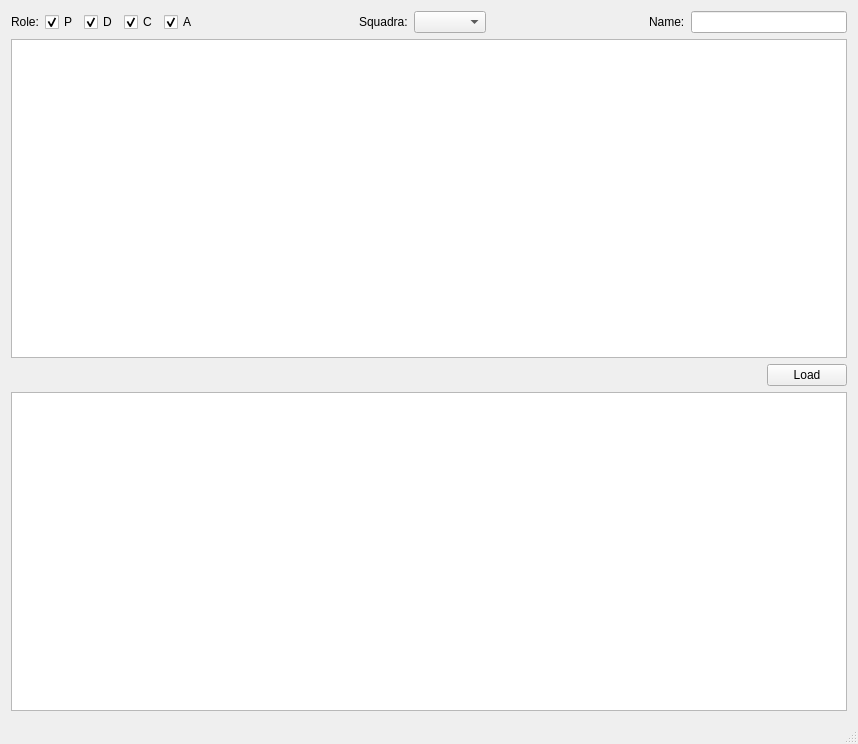
<?xml version="1.0" encoding="UTF-8"?>
<ui version="4.0">
 <class>MainWindow</class>
 <widget class="QMainWindow" name="MainWindow">
  <property name="geometry">
   <rect>
    <x>0</x>
    <y>0</y>
    <width>858</width>
    <height>744</height>
   </rect>
  </property>
  <property name="windowTitle">
   <string>MainWindow</string>
  </property>
  <widget class="QWidget" name="centralWidget">
   <layout class="QVBoxLayout" name="verticalLayout">
    <item>
     <layout class="QHBoxLayout" name="horizontalLayout_4">
      <item>
       <widget class="QLabel" name="label">
        <property name="text">
         <string>Role:</string>
        </property>
       </widget>
      </item>
      <item>
       <widget class="QCheckBox" name="checkBox_goalkeeper">
        <property name="maximumSize">
         <size>
          <width>40</width>
          <height>16777215</height>
         </size>
        </property>
        <property name="text">
         <string>P</string>
        </property>
        <property name="checked">
         <bool>true</bool>
        </property>
       </widget>
      </item>
      <item>
       <widget class="QCheckBox" name="checkBox_defender">
        <property name="maximumSize">
         <size>
          <width>40</width>
          <height>16777215</height>
         </size>
        </property>
        <property name="text">
         <string>D</string>
        </property>
        <property name="checked">
         <bool>true</bool>
        </property>
       </widget>
      </item>
      <item>
       <widget class="QCheckBox" name="checkBox_midfield">
        <property name="maximumSize">
         <size>
          <width>40</width>
          <height>16777215</height>
         </size>
        </property>
        <property name="text">
         <string>C</string>
        </property>
        <property name="checked">
         <bool>true</bool>
        </property>
       </widget>
      </item>
      <item>
       <widget class="QCheckBox" name="checkBox_forward">
        <property name="maximumSize">
         <size>
          <width>40</width>
          <height>16777215</height>
         </size>
        </property>
        <property name="text">
         <string>A</string>
        </property>
        <property name="checked">
         <bool>true</bool>
        </property>
       </widget>
      </item>
      <item>
       <spacer name="horizontalSpacer_5">
        <property name="orientation">
         <enum>Qt::Horizontal</enum>
        </property>
        <property name="sizeHint" stdset="0">
         <size>
          <width>40</width>
          <height>20</height>
         </size>
        </property>
       </spacer>
      </item>
      <item>
       <widget class="QLabel" name="label_3">
        <property name="text">
         <string>Squadra:</string>
        </property>
       </widget>
      </item>
      <item>
       <widget class="QComboBox" name="comboBox_teams"/>
      </item>
      <item>
       <spacer name="horizontalSpacer_2">
        <property name="orientation">
         <enum>Qt::Horizontal</enum>
        </property>
        <property name="sizeHint" stdset="0">
         <size>
          <width>40</width>
          <height>20</height>
         </size>
        </property>
       </spacer>
      </item>
      <item>
       <widget class="QLabel" name="label_2">
        <property name="text">
         <string>Name:</string>
        </property>
       </widget>
      </item>
      <item>
       <widget class="QLineEdit" name="lineEdit_playerName"/>
      </item>
     </layout>
    </item>
    <item>
     <widget class="QTableWidget" name="tablePlayersValues">
      <property name="cursor" stdset="0">
       <cursorShape>ArrowCursor</cursorShape>
      </property>
      <property name="horizontalScrollBarPolicy">
       <enum>Qt::ScrollBarAsNeeded</enum>
      </property>
      <property name="sizeAdjustPolicy">
       <enum>QAbstractScrollArea::AdjustIgnored</enum>
      </property>
     </widget>
    </item>
    <item>
     <layout class="QHBoxLayout" name="horizontalLayout">
      <item>
       <spacer name="horizontalSpacer">
        <property name="orientation">
         <enum>Qt::Horizontal</enum>
        </property>
        <property name="sizeHint" stdset="0">
         <size>
          <width>40</width>
          <height>20</height>
         </size>
        </property>
       </spacer>
      </item>
      <item>
       <widget class="QPushButton" name="btnLoadCsv">
        <property name="text">
         <string>Load</string>
        </property>
       </widget>
      </item>
     </layout>
    </item>
    <item>
     <widget class="QTableWidget" name="tableTeams"/>
    </item>
   </layout>
  </widget>
  <widget class="QStatusBar" name="statusBar"/>
 </widget>
 <layoutdefault spacing="6" margin="11"/>
 <resources/>
 <connections/>
</ui>
